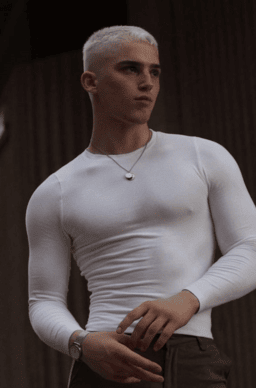
#> input picture apps/toolkits/ctrlnet_annotators/src/models/ezpose/assets/pose.png, 256 x 388 px
$ python -i basic.py   (imports and definitions only)
#> lines starting #> are read from the running program, lines starting #| are printed output that depends on the picture; after the words box and inside, x2 and y2 are one past the last pixel; in counts of white or black regions, pixels touching at a corner belong together
import cv2


def resize_shortest_edge(image, size):
    h, w = image.shape[:2]
    if h < w:
        new_h = size
        new_w = int(round(w / h * size))
    else:
        new_w = size
        new_h = int(round(h / w * size))
    resized_image = cv2.resize(image, (new_w, new_h), interpolation=cv2.INTER_AREA)
    return resized_image


def apply_binary(img, threshold: int | float = 128):
#> called with threshold = 128
    img_gray = cv2.cvtColor(img, cv2.COLOR_RGB2GRAY)
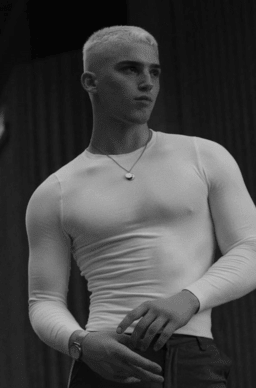
#> img_gray: shape (388, 256); min 5, max 187, mean 70.8
    if threshold < 0:
        otsu_threshold, \
            img_bin = cv2.threshold(img_gray, 0, 255, cv2.THRESH_BINARY_INV + cv2.THRESH_OTSU)
    else:
        _, img_bin = cv2.threshold(img_gray, threshold, 255, cv2.THRESH_BINARY_INV)
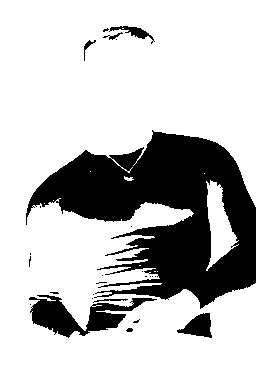
#> img_bin: shape (388, 256); 76% white; 26 black regions (18 under 20 px), largest, box (x1, y1, x2, y2) and area: (26, 130, 256, 309) 20587, (29, 295, 157, 338) 2247, (177, 313, 212, 338) 506
    return cv2.cvtColor(img_bin, cv2.COLOR_GRAY2RGB)


def apply_color(img, res: int = 512):
    img = resize_shortest_edge(img, res)
    Hrz, Wrz = img.shape[:2]
    Hcl = Hrz // 64
    Wcl = Wrz // 64
    out = cv2.resize(img, (Wcl, Hcl), interpolation=cv2.INTER_CUBIC)
    out = cv2.resize(out, (Wrz, Hrz), interpolation=cv2.INTER_NEAREST)
    return out

>>> import cv2
>>> picture = cv2.cvtColor(cv2.imread('models/ezpose/assets/pose.png'), cv2.COLOR_BGR2RGB)
>>> result = apply_binary(picture)
